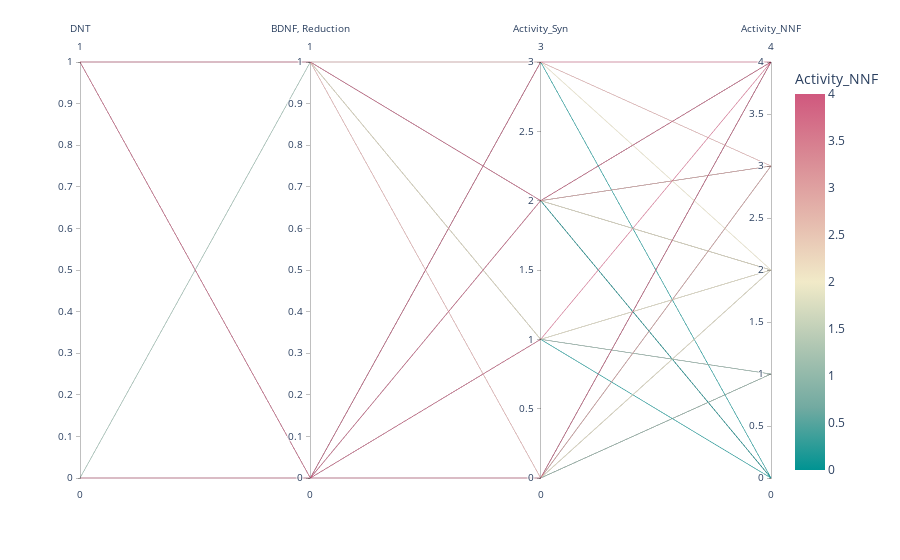

Here is the notebook cell this chart was saved with:
### Code cell
df = data[['DNT', 'BDNF, Reduction', 'Activity_Syn', 'Activity_NNF']]
fig = px.parallel_coordinates(df, color="Activity_NNF", color_continuous_scale=px.colors.diverging.Tealrose, color_continuous_midpoint=2)
fig.show()

### Figure 1 — Plotly figure (JSON) as saved in the notebook; plotly's stock layout.template omitted (floating-point values rounded to 4 significant figures)
{"data": [{"dimensions": [{"label": "DNT", "values": [1, 1, 1, 1, 1, 1, 1, 1, 1, 1, 1, 1, 1, 1, 1, 1, 1, 1, 1, 1, 1, 1, 1, 1, 1, 1, 1, 1, 1, 1, 1, 1, 1, 1, 1, 1, 1, 1, 1, 1, 1, 1, 1, 0, 0, 0, 0, 0, 0, 0, 0, 0, 0, 0, 0, 0, 1, 1, 1, 1, 1, 1, 1, 1, 1, 1, 0, 0, 1, 1, 1, 1, 1, 1, 1, 1, 1, 1, 1, 1, 1, 1, 1, 1, 1, 1, 1, 1, 0, 0, 0, 0, 0, 0, 0, 0, 0]}, {"label": "BDNF, Reduction", "values": [1, 1, null, null, 1, 1, null, 0, 0, 1, 1, 0, null, 1, 0, null, 0, null, null, null, 1, 0, 0, 1, null, null, null, null, null, null, 1, 1, null, 1, 1, 1, null, 1, null, 1, 1, null, 0, 1, null, null, null, null, null, null, null, null, null, null, null, null, 0, null, 0, null, null, null, null, 1, 1, null, null, null, null, null, null, null, null, 0, null, null, 0, null, 0, 0, 0, null, null, null, 1, null, null, null, null, null, null, null, null, null, null, null, 1]}, {"label": "Activity_Syn", "values": [3, 1, 1, 2, 3, 1, 1, 2, 2, 2, 2, 1, 3, 2, 2, 1, 2, 2, 2, 1, 1, 3, 1, 2, 1, 3, 1, 2, 2, 2, 2, 2, 2, 1, 3, 2, 1, 2, 1, 2, 1, 1, 1, 1, 1, 1, 1, 1, 1, 1, 1, 1, 1, 1, 1, 1, 3, 2, 2, 2, 2, 2, 1, 2, 1, 3, 2, 0, 0, 0, 0, 0, 0, 0, 0, 0, 0, 0, 0, 0, 0, 0, 0, 0, 0, 0, 0, 0, 0, 0, 0, 0, 0, 0, 0, 0, 0]}, {"label": "Activity_NNF", "values": [3, 2, 2, 3, 2, 1, 1, 2, 2, 3, 4, 1, 4, 4, 4, 2, 4, 2, 3, 2, 2, 3, 2, 2, 1, 4, 1, 3, 3, 4, 4, 4, 2, 2, 2, 4, 1, 3, 4, 3, 2, 1, 2, 1, 1, 2, 1, 2, 1, 2, 1, 1, 2, 1, 1, 1, 0, 0, 0, 0, 0, 0, 0, 0, 0, 0, 0, 4, 3, 4, 2, 4, 1, 1, 4, 3, 4, 3, 3, 2, 2, 1, 3, 2, 3, 1, 2, 2, 2, 2, 2, 3, 3, 1, 2, 2, 1]}], "domain": {"x": [0, 1], "y": [0, 1]}, "line": {"color": [3, 2, 2, 3, 2, 1, 1, 2, 2, 3, 4, 1, 4, 4, 4, 2, 4, 2, 3, 2, 2, 3, 2, 2, 1, 4, 1, 3, 3, 4, 4, 4, 2, 2, 2, 4, 1, 3, 4, 3, 2, 1, 2, 1, 1, 2, 1, 2, 1, 2, 1, 1, 2, 1, 1, 1, 0, 0, 0, 0, 0, 0, 0, 0, 0, 0, 0, 4, 3, 4, 2, 4, 1, 1, 4, 3, 4, 3, 3, 2, 2, 1, 3, 2, 3, 1, 2, 2, 2, 2, 2, 3, 3, 1, 2, 2, 1], "coloraxis": "coloraxis"}, "name": "", "type": "parcoords"}], "layout": {"coloraxis": {"cmid": 2, "colorbar": {"title": {"text": "Activity_NNF"}}, "colorscale": [[0, "rgb(0, 147, 146)"], [0.1667, "rgb(114, 170, 161)"], [0.3333, "rgb(177, 199, 179)"], [0.5, "rgb(241, 234, 200)"], [0.6667, "rgb(229, 185, 173)"], [0.8333, "rgb(217, 137, 148)"], [1, "rgb(208, 88, 126)"]]}, "legend": {"tracegroupgap": 0}, "margin": {"t": 60}}}
